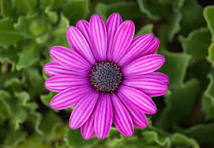
#> input picture Digital Image Processing Programs/Images/Flower_convolution.jpg, 214 x 148 px, found by its file name
$ python Convolution_1D_2D.py
#> lines starting #> are read from the running program, lines starting #| are printed output that depends on the picture
'''Program to display an Image as grayscale image,
RED image, GREEN image, BLUE image andalso display
the ID convolution & 2D convolution on an image'''

import cv2
import numpy as np
from matplotlib import pyplot as plt

image = cv2.imread('Flower_convolution.jpg')
#> image is the input picture: shape (148, 214, 3); mean B, G, R 83.2, 75.7, 106.8
plt.subplot(2, 3, 1)
plt.title('Original Image')
plt.imshow(cv2.cvtColor(image, cv2.COLOR_BGR2RGB))
plt.axis('off')
gray_image = cv2.cvtColor(image, cv2.COLOR_BGR2GRAY)
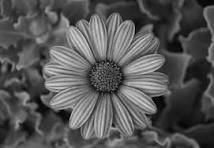
#> gray_image: shape (148, 214); min 1, max 214, mean 85.8
plt.subplot(2, 3, 2)
plt.title('Grayscale Image')
plt.imshow(gray_image, cmap='gray')
plt.axis('off')
b, g, r = cv2.split(image)
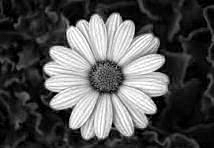
#> b: shape (148, 214); min 0, max 255, mean 83.2
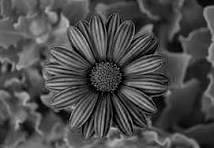
#> g: shape (148, 214); min 0, max 195, mean 75.7
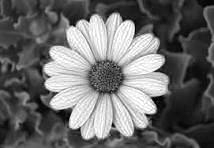
#> r: shape (148, 214); min 0, max 255, mean 106.8
plt.subplot(2, 3, 3)
plt.title('Red Channel')
plt.imshow(r, cmap='Reds_r')
plt.axis('off')
plt.subplot(2, 3, 4)
plt.title('Green Channel')
plt.imshow(g, cmap='Greens_r')
plt.axis('off')
plt.subplot(2, 3, 5)
plt.title('Blue Channel')
plt.imshow(b, cmap='Blues_r')
plt.axis('off')
kernel_1d = np.array([1, 0, -1])
conv_1d_image = cv2.filter2D(gray_image, -1, kernel_1d)
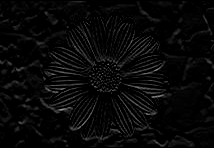
#> conv_1d_image: shape (148, 214); min 0, max 151, mean 8.4
plt.subplot(2, 3, 6)
plt.title('1D Convolution')
plt.imshow(conv_1d_image, cmap='gray')
plt.axis('off')
plt.tight_layout()
plt.show()
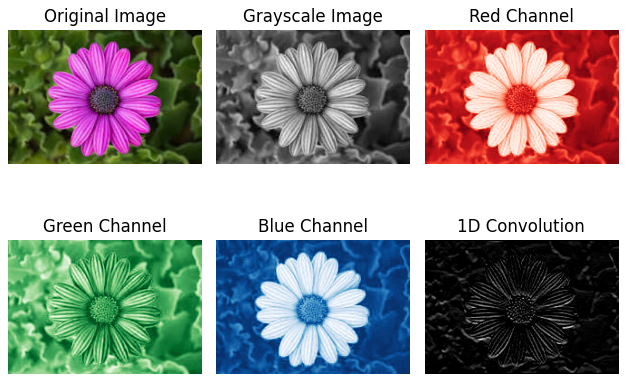
#> figure drawn by matplotlib, 6 panels
kernel_2d = np.array([[1, 1, 1],
 [1, -8, 1],
 [1, 1, 1]])
conv_2d_image = cv2.filter2D(gray_image, -1, kernel_2d)
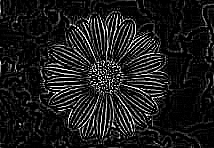
#> conv_2d_image: shape (148, 214); min 0, max 255, mean 28.4
plt.subplot(2, 3, 6)
plt.title('2D Convolution')
plt.imshow(conv_2d_image, cmap='gray')
plt.axis('off')
plt.tight_layout()
plt.show()

$ run again, with Digital Image Processing Programs/Images/Bit_slicing.jpg copied over Digital Image Processing Programs/Images/Flower_convolution.jpg
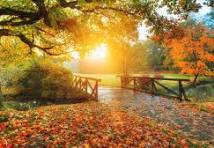
#> input picture Digital Image Processing Programs/Images/Bit_slicing.jpg, 214 x 148 px, found by its file name
#> image is the input picture: shape (148, 214, 3); mean B, G, R 59.8, 119.7, 159.6
#> `b, g, r = cv2.split(image)`:
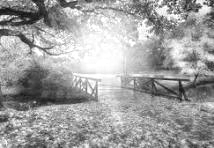
#> r: shape (148, 214); min 14, max 255, mean 159.6
#> `conv_2d_image = cv2.filter2D(gray_image, -1, kernel_2d)`:
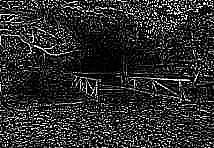
#> conv_2d_image: shape (148, 214); min 0, max 255, mean 44.1

$ run again, with Digital Image Processing Programs/Images/Compression.jpg copied over Digital Image Processing Programs/Images/Flower_convolution.jpg
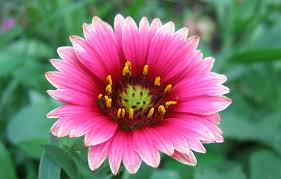
#> input picture Digital Image Processing Programs/Images/Compression.jpg, 281 x 179 px, found by its file name
#> image is the input picture: shape (179, 281, 3); mean B, G, R 112.3, 115.6, 128.9
#> `b, g, r = cv2.split(image)`:
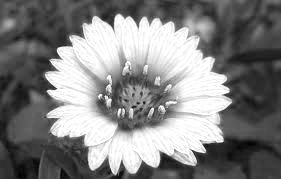
#> r: shape (179, 281); min 2, max 255, mean 128.9
#> `conv_2d_image = cv2.filter2D(gray_image, -1, kernel_2d)`:
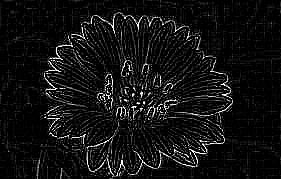
#> conv_2d_image: shape (179, 281); min 0, max 255, mean 18

$ run again, with Digital Image Processing Programs/Images/Falls_Arth_Logi.jpg copied over Digital Image Processing Programs/Images/Flower_convolution.jpg
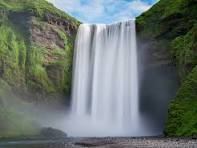
#> input picture Digital Image Processing Programs/Images/Falls_Arth_Logi.jpg, 197 x 148 px, found by its file name
#> image is the input picture: shape (148, 197, 3); mean B, G, R 113.8, 118.3, 108.7
#> `conv_2d_image = cv2.filter2D(gray_image, -1, kernel_2d)`:
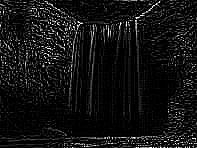
#> conv_2d_image: shape (148, 197); min 0, max 255, mean 18
